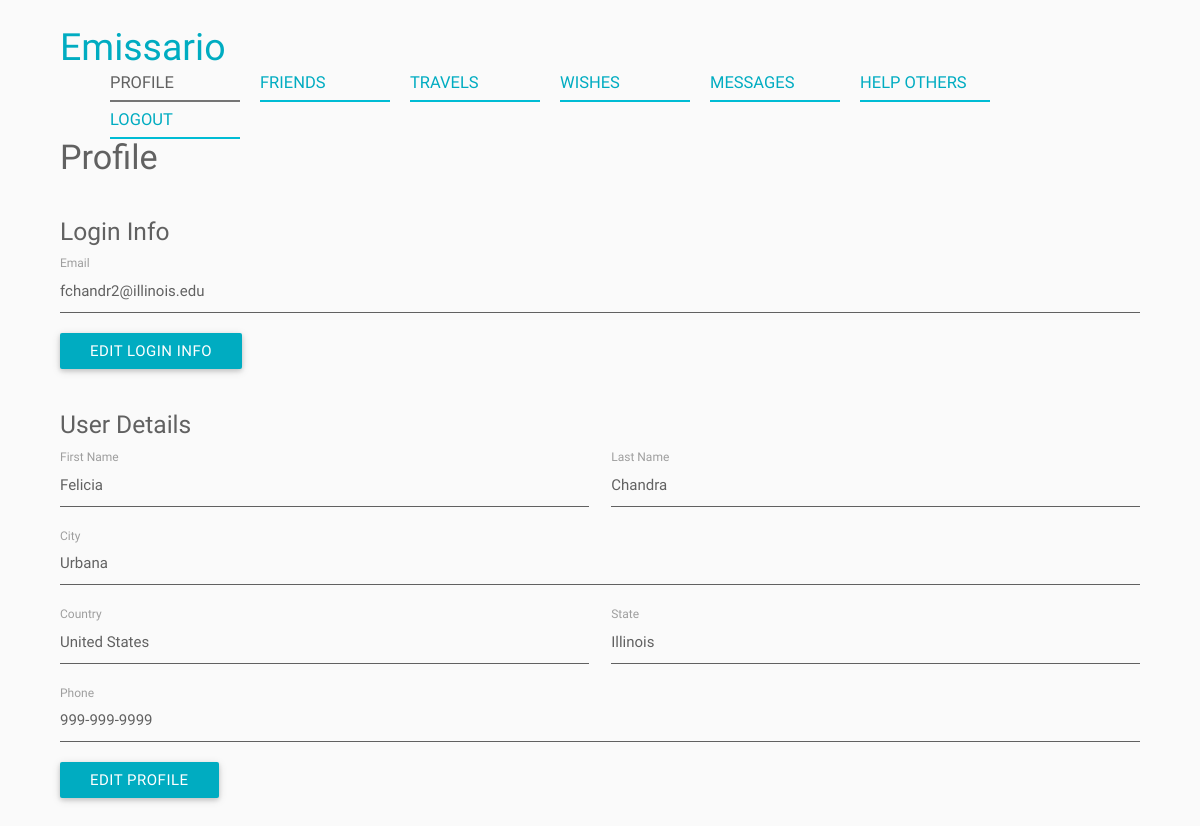
Page /index.php/user (signed in) on the committed database.
### tables this page shows
CREATE TABLE IF NOT EXISTS User (
	ID BIGINT NOT NULL AUTO_INCREMENT,
    First_Name VARCHAR(100) NOT NULL,
    Last_Name VARCHAR(100) NULL,
    Email VARCHAR(100) NOT NULL UNIQUE,
    `Password` CHAR(255) NOT NULL,
    City VARCHAR(100) NULL,
    State VARCHAR(100) NULL,
    Country VARCHAR(2) NULL,
    Phone VARCHAR(100) NULL,
    Created_On DATETIME NULL,
    Modified_On DATETIME NULL,
    PRIMARY KEY (ID)
);

CREATE TABLE IF NOT EXISTS Country (
	Country_Code VARCHAR(2) NOT NULL,
    Country_Name VARCHAR(100) NOT NULL,
    Created_On DATETIME NULL,
    Modified_On DATETIME NULL,
    PRIMARY KEY (Country_Code)
);

CREATE TABLE IF NOT EXISTS State (
	Country_Code VARCHAR(2) NOT NULL,
	State_Code VARCHAR(100) NOT NULL,
    State_Name VARCHAR(100) NOT NULL,
    Created_On DATETIME NULL,
    Modified_On DATETIME NULL,
    PRIMARY KEY (Country_Code, State_Code),
    FOREIGN KEY (Country_Code) REFERENCES Country (Country_Code)
);

### application/controllers/user.php (called while the page is built, shortened)
<?php
class User extends Controller
{
	public function index()
	{
		$userID = $GLOBALS["helpers"]->siteHelper->getSession("userID");
		$user = $this->beans->userService->getUser($userID);
		require APP . 'views/_templates/header.php';
		require APP . 'views/user/index.php';
		require APP . 'views/_templates/footer.php';
	}
}

### index.php (called while the page is built, shortened)
<?php
require APP . '/core/controller.php';
$app = new Application();

### application/core/controller.php (called while the page is built, shortened)
<?php
class Controller
{
	function __construct()
	{
		$this->beans = new stdClass();
	}
	private function loadModels()
	{
		require APP . '/core/model.php';
		require APP . '/models/userModel.php';
	}
	private function loadServices()
	{
		require APP . '/core/service.php';
		require APP . '/services/travelService.php';
		require APP . '/services/userService.php';
	}
}

### application/core/service.php (called while the page is built)
<?php
class Service
{
	function __construct($beans)
	{
		$this->beans = $beans;
	}
}

### application/core/model.php (called while the page is built)
<?php
class Model
{
	function __construct($db)
	{
		try {
			$this->db = $db;
		} catch (PDOException $e) {
			exit('Database connection could not be established.');
		}
	}
}

### application/models/userModel.php (called while the page is built, shortened)
<?php
class UserModel extends Model
{
	public function getUser($userID)
	{
		$sql = "SELECT User.*, Country.Country_Name, State.State_Name
				FROM User
				LEFT JOIN Country ON Country.Country_Code = User.Country
				LEFT JOIN State ON State.State_Code = User.State
				WHERE User.ID = :user_id";
		$parameters = array(":user_id" => $userID);
		return $GLOBALS["helpers"]->queryHelper->getSingleRowObject($this->db, $sql, $parameters);
	}
}

### application/helpers/queryHelper.php (called while the page is built, shortened)
<?php
class QueryHelper
{
	public function getSingleRowObject($db, $sql, $parameters) {
		$query = $db->prepare($sql);
		$query->execute($parameters);
		$result = $query->fetch();
		return $result;
	}
}

### application/services/userService.php (called while the page is built, shortened)
<?php
class UserService extends Service
{
	public function getUser($userID)
	{
		return $this->beans->userModel->getUser($userID);
	}
}

### application/views/user/index.php (the view, shortened to what this page needs)
<div class="container">
	<h4>Profile</h4>
	<div class="section">
		<h5>Login Info</h5>
		<div class="row">
			<div class="col s12">
				<div class="view-details-label">Email</div>
				<div class="view-details-value"><?php echo $user->Email ?></div>
			</div>
		</div>
		<a id="editLogin" class="btn waves-effect waves-light">Edit Login Info</a>
	</div>
	<div class="section">
		<h5>User Details</h5>
		<div class="row">
			<div class="col s6">
				<div class="view-details-label">First Name</div>
				<div class="view-details-value"><?php echo $user->First_Name ?></div>
			</div>
			<div class="col s6">
				<div class="view-details-label">Last Name</div>
				<div class="view-details-value"><?php echo $user->Last_Name ?></div>
			</div>
		</div>
		<div class="row">
			<div class="col s12">
				<div class="view-details-label">City</div>
				<div class="view-details-value"><?php echo $user->City ?></div>
			</div>
		</div>
		<div class="row">
			<div class="col s6">
				<div class="view-details-label">Country</div>
				<div class="view-details-value"><?php echo $user->Country_Name ?></div>
			</div>
			<div class="col s6">
				<div class="view-details-label">State</div>
				<div class="view-details-value"><?php echo $user->State_Name ?></div>
			</div>
		</div>
		<div class="row">
			<div class="col s12">
				<div class="view-details-label">Phone</div>
				<div class="view-details-value"><?php echo $user->Phone ?></div>
			</div>
		</div>
		<a id="editProfile" class="btn waves-effect waves-light">Edit Profile</a>
	</div>
</div>

### rows in the picture
user: Email "fchandr2@illinois.edu", First_Name "Felicia", Last_Name "Chandra", City "Urbana", country.Country_Name "United States", state.State_Name "Illinois", Phone "999-999-9999"

### other values in the picture
$viewTitle "PROFILE"
$viewTitle "FRIENDS"
$viewTitle "TRAVELS"
$viewTitle "WISHES"
$viewTitle "MESSAGES"
$viewTitle "HELP OTHERS"
